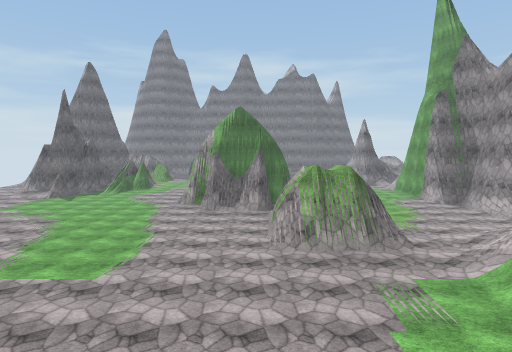
view 1 (above)

24 first-person views from a walk through a 3-D level made in the Unity game engine. The camera is 1.2 m above the floor, tilts 4° down and sees 75° across. The floor is counted in squares, 2 m on a side. Each view is taken from the middle of a square. On the plan, view 1 faces up. The plan holds only what a view shows up to about 10 squares ahead; the rest is blank. The place goes on beyond the plan. The player is left out. Some surface patterns are stand-ins.

view 2
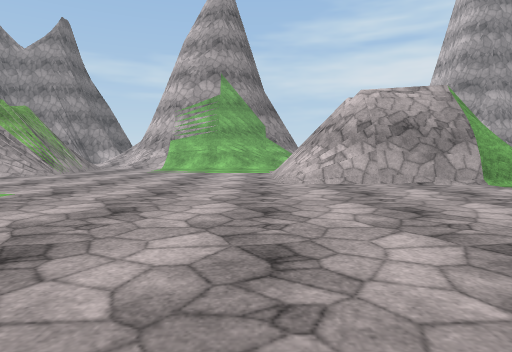

view 3
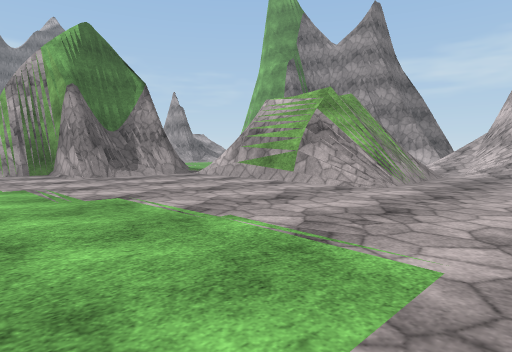

view 4
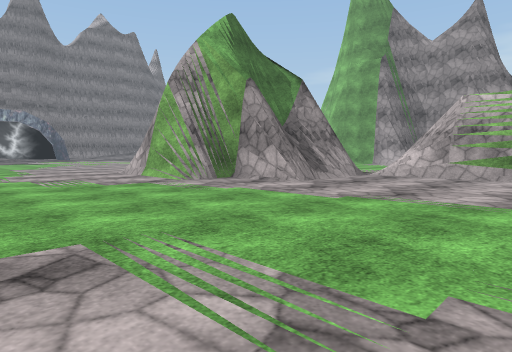

view 5
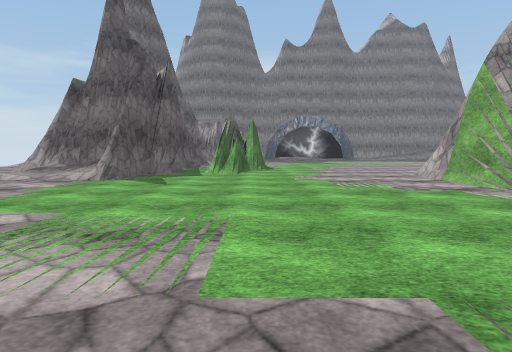

view 6
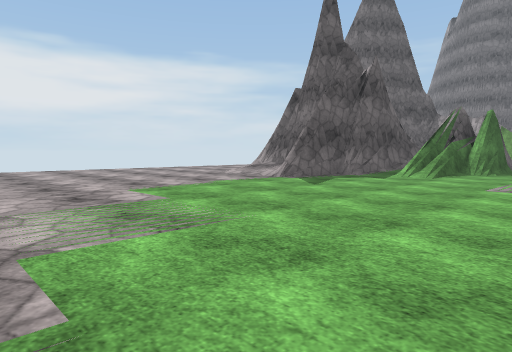

view 7
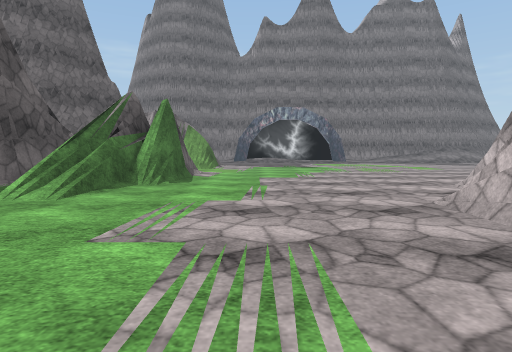

view 8
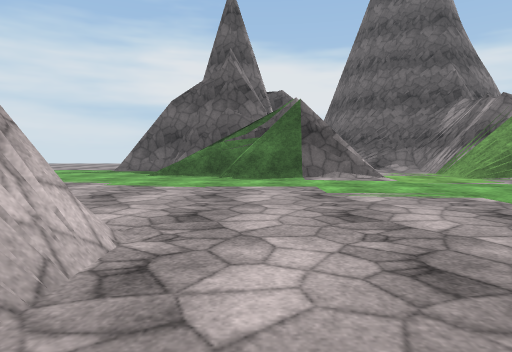

view 9
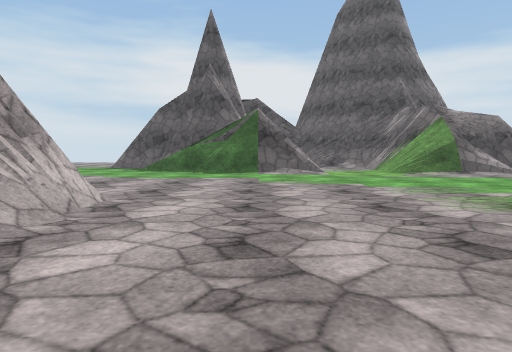

view 10
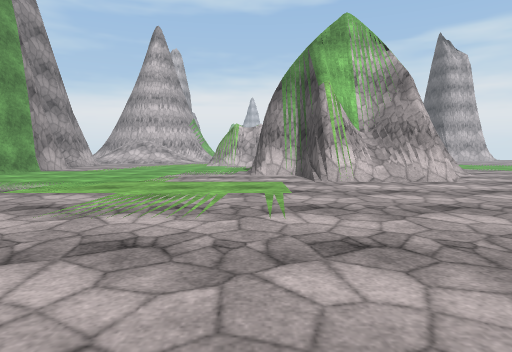

view 11
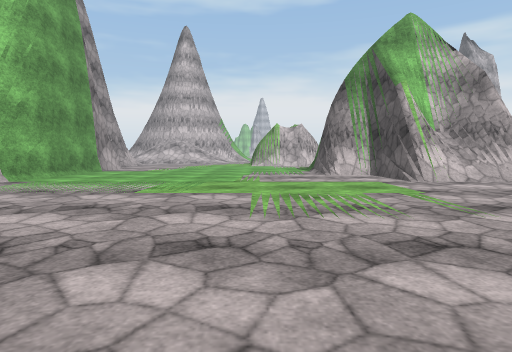

view 12
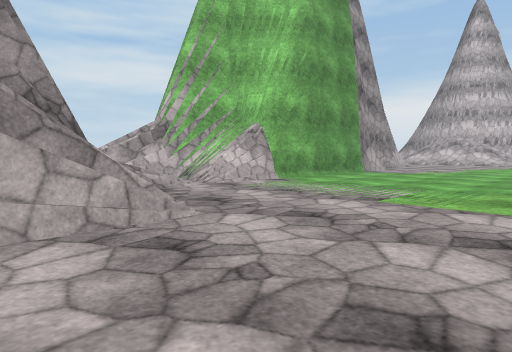

view 13
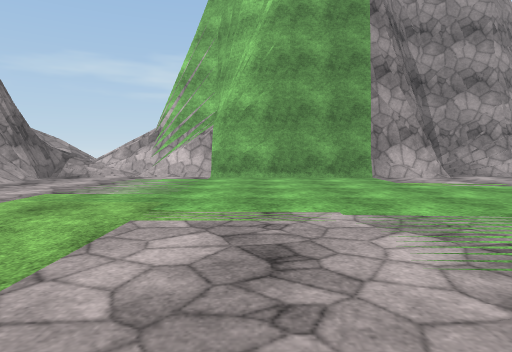

view 14
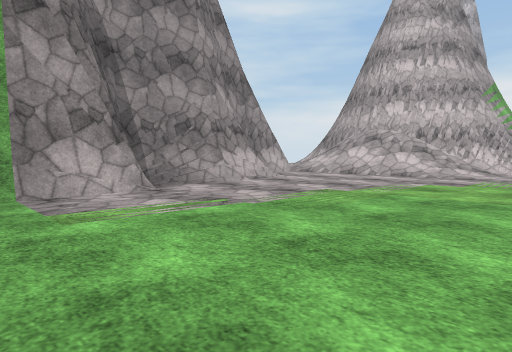

view 15
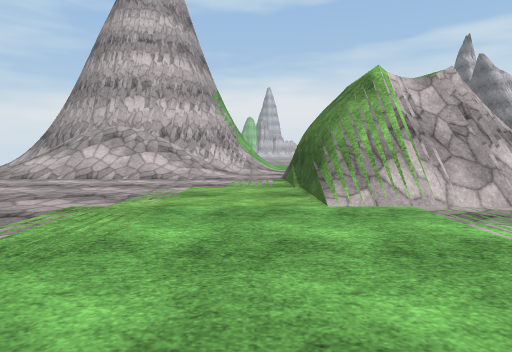

view 16
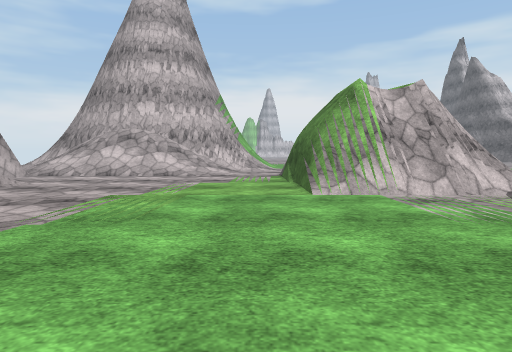

view 17
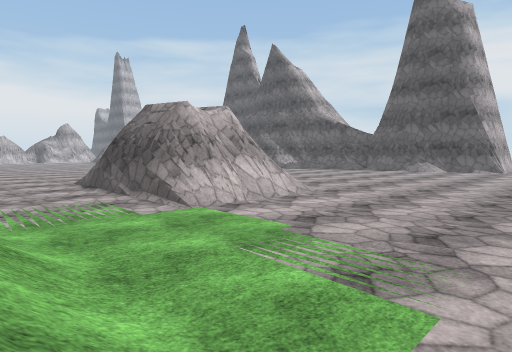

view 18
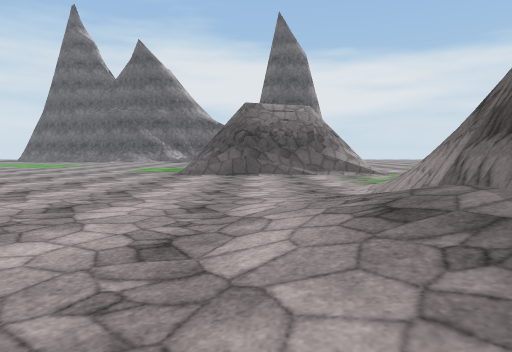

view 19
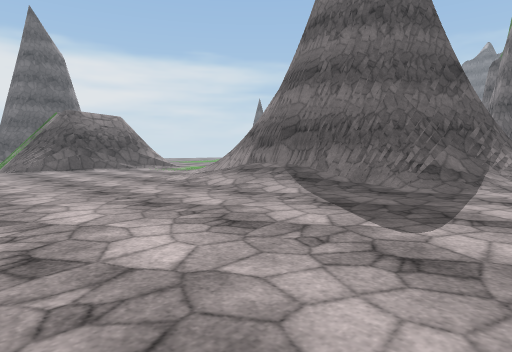

view 20
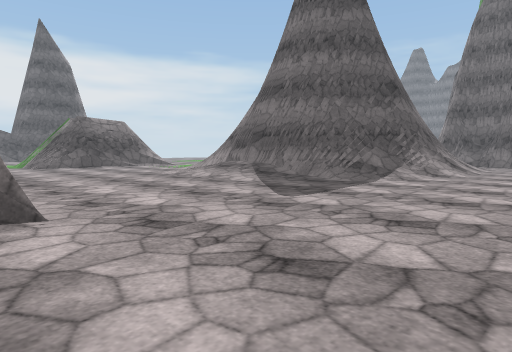

view 21
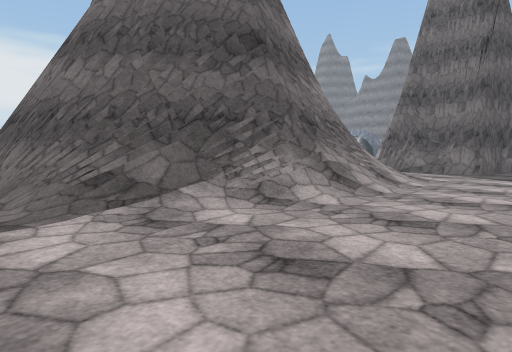

view 22
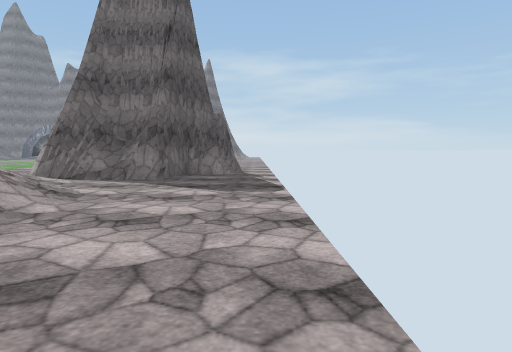

view 23
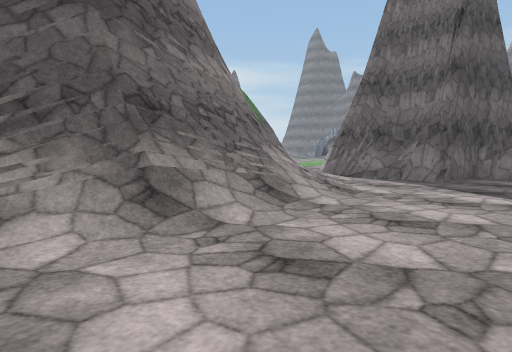

view 24
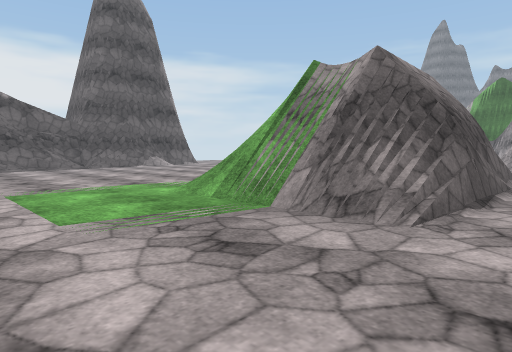

### Floor plan
Key: @ floor where view 1 was taken; # wall or solid block; . main floor; : floor 0.25 m higher than the main floor; + floor 1 m higher than the main floor; * floor 2 m higher than the main floor; % floor 3.25 m higher than the main floor; & floor 4 m higher than the main floor; / step, stairs or slope; = window, fence, low wall or low ledge; v drop or lower ground.
Columns run from 17 left of view 1 to 16 right of it. Each row starts with its distance up from view 1.
 29        ###....     . .
 28        #.......   ......#
 27        .................//##=
 26         //..............//##=
 25          #................//#
 24       ####................/ #
 23       #/##................/=#
 22       #/#......=#=......../##
 21   /####.#......#=#........##
 20   .//+#....... ####=......#
 19    ///#......##   ##......#
 18    ..........##      .....#
 17   ...........#####  ......##
 16  ..............#*# ........#
 15 ...............#/# ........#
 14 ................../##:.....#   #
 13  .................#=##.....#####=.
 12        ...........# v#......####..
 11          .........#&v#......####..
 10          .........#%v#.///////....
  9           ........====.///////....
  8            .........../=#####//...
  7            .........../##   ##/...
  6             ........../#     #=...
  5           ............       ##...
  4           ............       ##...
  3          .............      ##/...
  2           ......=/==..  #####=/...
  1            .....#/##../ =###=/....
  0             ....#@v#..../////.....
 -1            .....#/v#.....///.....
 -2           ......#=##..............
 -3          ......./##/..............
 -4          .........................
 -5           .............. .........
 -6                 .......      #....

Where each view was taken, in squares from view 1:
view 1: 0 up, 0 right, facing up
view 2: 3 up, 8 left, facing right
view 3: 6 up, 5 left, facing up-right
view 4: 10 up, 8 left, facing up-right
view 5: 11 up, 8 left, facing up
view 6: 12 up, 6 left, facing up-left
view 7: 16 up, 6 left, facing up
view 8: 23 up, 0 right, facing left
view 9: 24 up, 2 right, facing left
view 10: 29 up, 2 right, facing down
view 11: 29 up, 4 right, facing down
view 12: 28 up, 4 right, facing down-right
view 13: 21 up, 1 right, facing right
view 14: 19 up, 4 right, facing down-right
view 15: 18 up, 5 right, facing down
view 16: 19 up, 5 right, facing down
view 17: 7 up, 5 right, facing down-left
view 18: 1 down, 11 right, facing left
view 19: 5 down, 14 right, facing up-left
view 20: 6 down, 16 right, facing up-left
view 21: 0 up, 16 right, facing up-left
view 22: 3 up, 16 right, facing up
view 23: 3 up, 16 right, facing up-left
view 24: 6 down, 3 right, facing up-left
